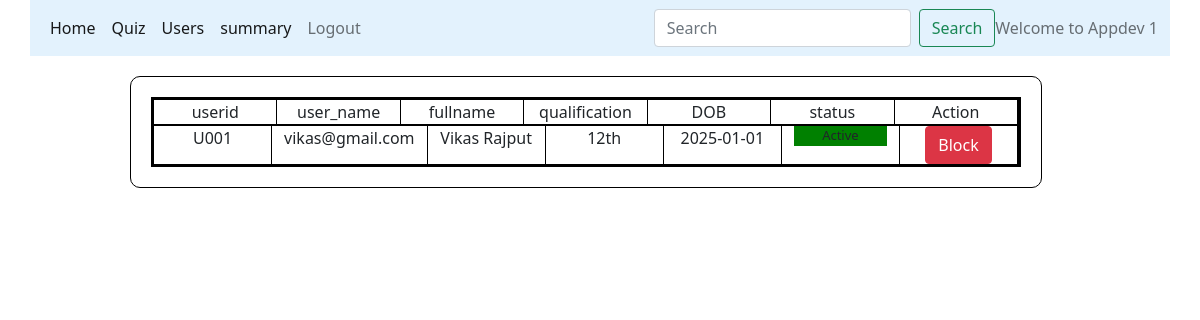
Page /users/Appdev 1 on the earlier database version.
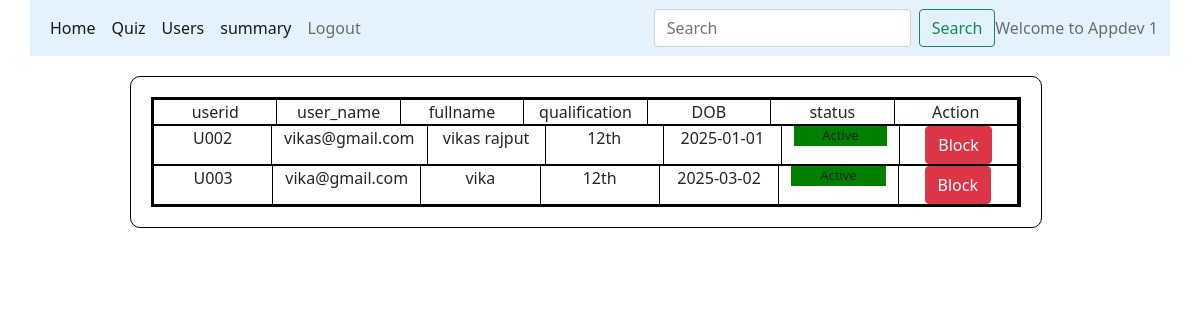
Same page on the later database version.
### models/database.py (models this page shows)
class Users(db.Model):
    __tablename__="Users"
    id=db.Column(db.Integer, primary_key=True, unique=True)
    full_name=db.Column(db.String(100), nullable=False)
    email=db.Column(db.String(100), nullable=False)
    password=db.Column(db.String(100), nullable=False)
    qualification=db.Column(db.String(100), nullable=False)
    dob=db.Column(db.Date, nullable=False)
    role=db.Column(db.Integer, default=1, nullable=False)
    status=db.Column(db.String(100), default="Active",nullable=False)
    Score=db.relationship('Scores', backref='Users', cascade="all, delete-orphan")

### controllers/main.py (the view)
@app.route("/users/<name>" ,methods=["GET","POST"])
def users(name):
    users=Users.query.filter_by(role=1).all()
    return render_template("users.html",name=name, users=users)

### templates/users.html
{%extends "admin_layout.html"%}
{%block content%}
              {%if users%}
              <div class="small_form">
                <div class="container text-center">
                  <div class="row">
                    <div class="col">
                      userid
                    </div>
                    <div class="col">
                      user_name
                    </div>
                    <div class="col">
                       fullname
                    </div>
                    <div class="col">
                        qualification
                    </div>
                    <div class="col">
                      DOB
                    </div>
                    <div class="col">
                      status
                    </div>
                    <div class="col">
                      Action
                    </div>
                  </div>
                  {%for user in users%}
                  <div class="row">
                    <div class="col">
                      U00{{user.id}}
                    </div>
                    <div class="col">
                      {{user.email}}
                    </div>
                    <div class="col">
                       {{user.full_name}}
                    </div>
                    <div class="col">
                       {{user.qualification}}
                    </div>
                    <div class="col">
                        {{user.dob}}
                    </div>
                    <div class="col">
                      {%if user.status=="Active"%}
                      <p style="background-color: green;font-size: small;">{{user.status}}</p>
                      {%else%}
                      <p style="background-color: red;">{{user.status}}</p>
                      {%endif%}
                    </div>
                    <div class="col">
                      <form action="#" method="POST">
                        {%if user.status=="Active"%}
                        <a class="btn btn-danger" href="/block/{{user.id}}/{{name}}" role="button">Block</a>
                        {%else%}
                        <a class="btn btn-success" href="/unblock/{{user.id}}/{{name}}" role="button">UnBlock</a>
                        {%endif%}
                      </form>
                    </div>
                  </div>
                  {%endfor%}
                  {%else%}
                  <div>
                    <h5 class="center">no user registered yet</h5>
                  </div>
                  {%endif%}
                </div>
              </div>
{%endblock%}

Differences in the rows shown:
no longer on this page (row edited): Users: id "1", email "vikas@gmail.com", full_name "Vikas Rajput", qualification "12th", dob "2025-01-01", status "Active"
now on this page (row edited): Users: id "2", email "vikas@gmail.com", full_name "vikas rajput", qualification "12th", dob "2025-01-01", status "Active"
added Users: id "3", email "vika@gmail.com", full_name "vika", qualification "12th", dob "2025-03-02", status "Active"
